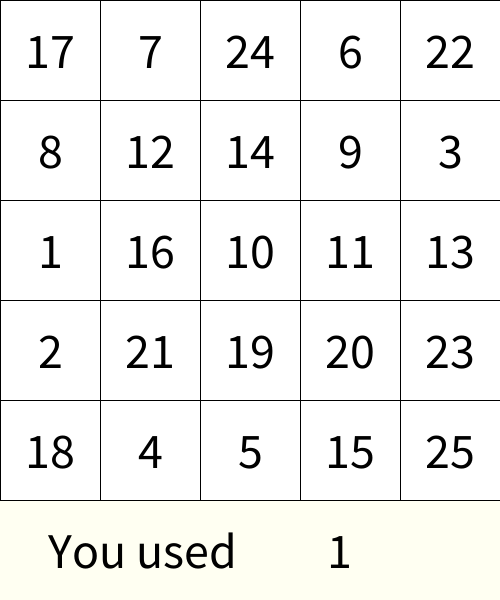
Frame 1 (no input)
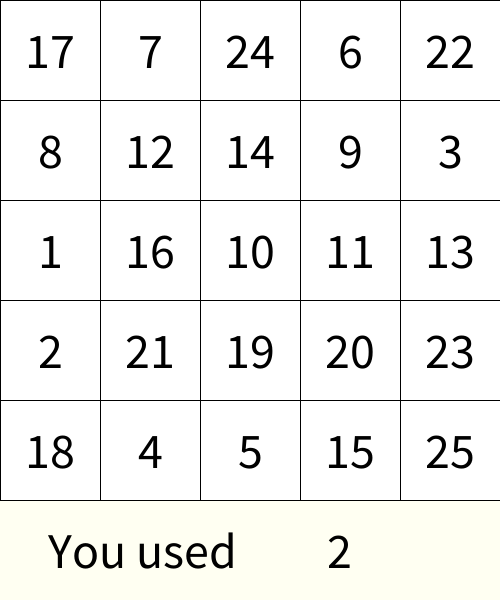
Frame 60 (the mouse pressed at the canvas centre just before this capture)
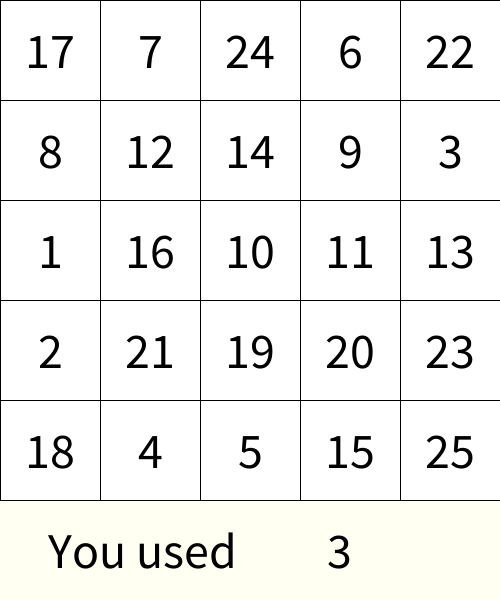
Frame 120 (the mouse held since frame 60 and released just before this capture)

The Processing sketch that drew these frames (run headless with seeded random() and noise(); from frame 60 on, the mouse is pressed at the canvas centre):

// Processing sketch: week06_7_schulte_table07_timer_millis
// ── week06_7_schulte_table07_timer_millis.pde
//week06_7_schulte_table07_timer_millis
int [] used = new int[26];
int [][] table = new int[5][5];
void setup() {
  size(500, 600);
  textSize(50);
  textAlign(CENTER, CENTER);
  for (int i=0; i<5; i++) {
    for (int j=0; j<5; j++) {
      int now = int(random(1, 26));
      while (used[now]==1) now = int(random(1, 26));
      table[i][j] = now;
      used[now] = 1;
    }
  }
}
int [][] pressed = new int[5][5];
void draw() {
  background(#FFFFF2);
  for (int i=0; i<5; i++) {
    for (int j=0; j<5; j++) {
      if (pressed[i][j]==1) fill(128);
      else fill(255);
      rect(j*100, i*100, 100, 100);
      fill(0);
      text(""+table[i][j], 50+j*100, 50+i*100);
    }
  }
  text("You used         "+millis()/1000,200,550);
}
int want = 1;
void mousePressed() {
  int i = mouseY/100, j = mouseX/100;
  if(table[i][j] == want){
  pressed[i][j] = 1;
  want++;
  }
}
